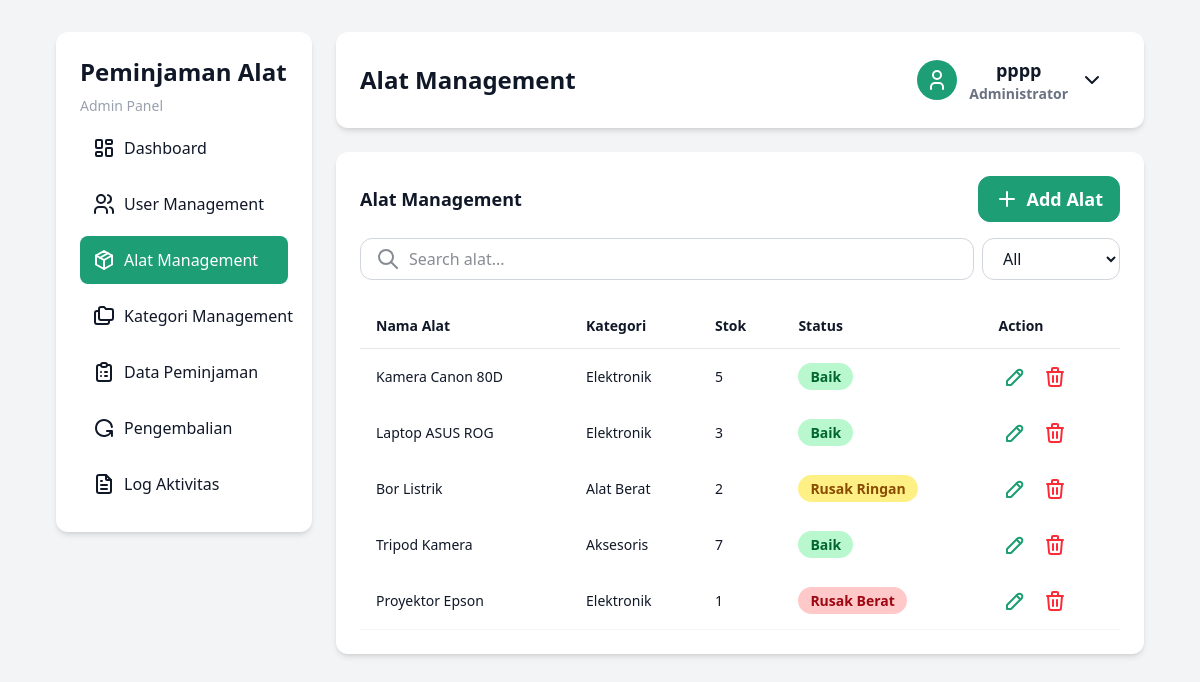
Page /pages/admin/alat.php (signed in) on the earlier database version.
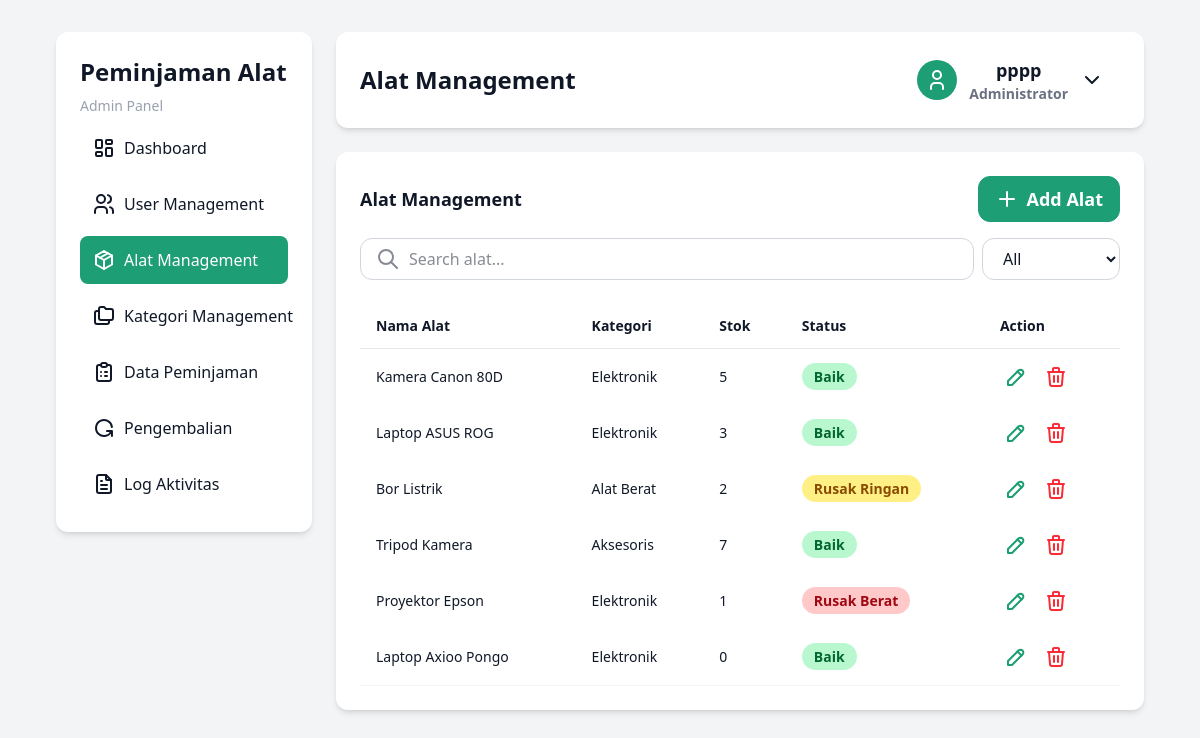
Same page on the later database version.
### tables this page shows
CREATE TABLE `alat` (
  `id_alat` int NOT NULL,
  `id_kategori` int NOT NULL,
  `nama_alat` varchar(150) NOT NULL,
  `kondisi` enum('Baik','Rusak Ringan','Rusak Berat') DEFAULT 'Baik',
  `stok` int NOT NULL,
  `created_at` timestamp NOT NULL DEFAULT CURRENT_TIMESTAMP
);

CREATE TABLE `kategori` (
  `id_kategori` int NOT NULL,
  `nama_kategori` varchar(100) NOT NULL,
  `keterangan` text,
  `created_at` timestamp NOT NULL DEFAULT CURRENT_TIMESTAMP
);

### pages/admin/alat.php (the view, shortened to what the changed rows need)
<?php
include '../../config/conn.php';
$query = mysqli_query($conn, "SELECT alat.*, kategori.nama_kategori FROM alat
                                              JOIN kategori ON alat.id_kategori = kategori.id_kategori");
?>
<!DOCTYPE html>
<html lang="en">
  <head>
    <link rel="stylesheet" href="../../src/output.css" />
  </head>
  <body class="flex gap-6 min-h-screen w-full py-8 px-14">
    <?php
      include '../components/sidebar.php'
?>
    <main class="right-dashboard-section">
      <div class="main-card">
        <section class="equipment-table-section">
          <table class="crud-table">
            <thead>
              <tr>
                <td class="table-header">Nama Alat</td>
                <td class="table-header">Kategori</td>
                <td class="table-header">Stok</td>
                <td class="table-header">Status</td>
                <td class="table-header">Action</td>
              </tr>
            </thead>
            <tbody>
              <?php
while ($data = mysqli_fetch_assoc($query)) :
    $status = $data['kondisi'];
    if ($status == "Baik") {
        $statusColor = "bg-green-200 text-green-800";
    } elseif ($status == "Rusak Ringan") {
        $statusColor = "bg-yellow-200 text-yellow-800";
    } elseif ($status == "Rusak Berat") {
        $statusColor = "bg-red-200 text-red-800";
    } else {
        $statusColor = "bg-gray-200 text-gray-800";
    }
    ?>
              <tr>
                <td><?= $data['nama_alat']; ?> </td>
                <td><?= $data['nama_kategori'] ?></td>
                <td><?= $data['stok'] ?></td>
                <td class="equipment-status">
                  <span class="<?= $statusColor ?>"><?= $data['kondisi'] ?></span>
                </td>
                <td class="button-wrapper">
                  <a
                    href="#"
                    class="edit-button"
                    data-id="<?= $data['id_alat']; ?>"
                    data-nama-alat="<?= $data['nama_alat']; ?>"
                    data-id-kategori="<?= $data['id_kategori']; ?>"
                    data-kondisi="<?= $data['kondisi']; ?>"
                    data-stok="<?= $data['stok']; ?>"
                  >
                    <svg
                      xmlns="http://www.w3.org/2000/svg"
                      width="24"
                      height="24"
                      viewBox="0 0 24 24"
                      fill="none"
                      stroke="currentColor"
                      stroke-width="2"
                      stroke-linecap="round"
                      stroke-linejoin="round"
                    >
                      <path d="M4 20h4l10.5 -10.5a2.828 2.828 0 1 0 -4 -4l-10.5 10.5v4" />
                      <path d="M13.5 6.5l4 4" />
                    </svg>
                  </a>
                  <a href="proses/proses-delete-alat.php?id=<?= $data['id_alat']; ?>"
                     class="delete-button"
                     onclick="return confirm('Yakin hapus alat ini?')">
                  </a>
                </td>
              </tr>
              <?php endwhile; ?>
            </tbody>
          </table>
        </section>
      </div>
    </main>
  </body>
</html>

Differences in the rows shown:
added alat: nama_alat "Laptop Axioo Pongo", id_kategori.nama_kategori "Elektronik", stok "0", kondisi "Baik"
